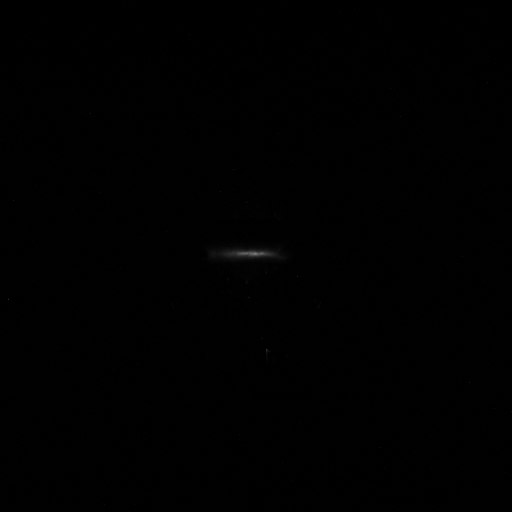
#> input picture mastu/Calibration/Calib_2024_Nov_04/Lights_TS/Camera_central.bmp, 1024 x 1024 px, found by its file name (shown at 1/2 size); the run also reads 2 pictures not shown here
$ jupyter execute --allow-errors LookingAtImages_with_vignetting.ipynb   (shell and % lines are left out)
#> lines starting #> are read from the running program, lines starting #| are printed output that depends on the picture; long printed decimals are rounded
[cell 1]
import cv2
import matplotlib.pyplot as plt
import numpy as np
from scipy.interpolate import interp1d
from scipy import optimize
from scipy.special import ndtr as norm_cdf

import xmltodict
import pandas as pd

[cell 2]
directory = '/home/sthoma/tokamak_inversion_routines/mastu/Calibration/Calib_2024_Nov_04/Lights_TS/'

[cell 3]
x = np.linspace(0, 1023, 1024)
y = np.linspace(0, 1023, 1024)
xgrid, ygrid = np.meshgrid(x, y)

#> (a cell that did not finish here is left out)

[cell 5]
### central view
imgA = cv2.imread(directory + 'Camera_central.bmp', cv2.IMREAD_UNCHANGED).T[:,::-1]
#> imgA: shape (1024, 1024); min 0, max 184, mean 0.4
print(imgA.min(), imgA.max())
#| 0 184
imgB = cv2.imread(directory + 'Camera_left_facing_right.bmp', cv2.IMREAD_UNCHANGED).T[:,::-1]
#> imgB: shape (1024, 1024); min 0, max 133, mean 0.4
print(imgB.min(), imgB.max())
#| 0 133
imgC = cv2.imread(directory + 'Camera_right_facing_left.bmp', cv2.IMREAD_UNCHANGED).T[:,::-1]
#> imgC: shape (1024, 1024); min 0, max 134, mean 0.5
print(imgC.min(), imgC.max())
#| 0 134

vmin = 0
vmax = 100

fig, ax = plt.subplots(1, 1, figsize=(3.5,3), dpi=150)
ims=ax.imshow(imgA, vmin=vmin, vmax=vmax, cmap=plt.cm.viridis)
fig.colorbar(ims, ax=ax, label='Count (arb)')
ax.set_xlabel('pixel #')
ax.set_ylabel('pixel #')

fig, ax = plt.subplots(1, 1, figsize=(3.5,3), dpi=150)
ims=ax.imshow(imgB, vmin=vmin, vmax=vmax, cmap=plt.cm.viridis)
fig.colorbar(ims, ax=ax, label='Count (arb)')
ax.set_xlabel('pixel #')
ax.set_ylabel('pixel #')

fig, ax = plt.subplots(1, 1, figsize=(3.5,3), dpi=150)
ims=ax.imshow(imgC, vmin=vmin, vmax=vmax, cmap=plt.cm.viridis)
fig.colorbar(ims, ax=ax, label='Count (arb)')
ax.set_xlabel('pixel #')
ax.set_ylabel('pixel #')

#> (the rest of this cell did not finish here and is left out)

[cell 6]
sumA = np.sum(imgA, axis=0)
#> sumA = 1024 values, max 8579 at index 516, min 116 at index 1019, mean 438.1
sumB = np.sum(imgB, axis=0)
#> sumB = 1024 values, max 6659 at index 511, min 147 at index 1017, mean 411.2
sumC = np.sum(imgC, axis=0)
#> sumC = 1024 values, max 9286 at index 524, min 304 at index 760, mean 546.2
indA = sumA.argmax()
#> indA = 516
indB = sumB.argmax()
#> indB = 511
indC = sumC.argmax()
#> indC = 524

fig, ax = plt.subplots(1, 1, figsize=(3.5,3), dpi=150)
ax.plot(x, sumA, c='C0', label='Central')
ax.plot(x[indA], sumA[indA], 'v', c='C0', mec='k', label=indA)
ax.plot(x, sumB, c='C1', label='Looking right')
ax.plot(x[indB], sumB[indB], 'v', c='C1', mec='k', label=indB)
ax.plot(x, sumC, c='C2', label='Looking left')
ax.plot(x[indC], sumC[indC], 'v', c='C2', mec='k', label=indC)
ax.legend(fancybox=1, framealpha=1, fontsize=8)
ax.set_xlabel('x pixel #')
ax.set_ylabel('sum counts (arb)')
ax.tick_params(axis="both", which='both', labelsize=9, direction='in',
          left=True, bottom=True, right=True, top=False)
ax.set_xlim([400,700])
plt.tight_layout()
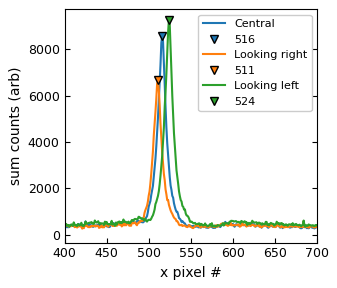
#> figure drawn by matplotlib, 1 panel; curve peaks at x = 516, y = 8579; curve peaks at x = 511, y = 6659

[cell 7]
def RMS(data, fit):
    return np.sqrt(np.mean((data - fit)**2))

[cell 8]
def gauss(x, A, x0, s, C):
    return A * np.exp(-0.5 * (x - x0)**2 / (2. * s**2)) + C

p0 = (140000., 520., 6., 600.)
sf = 2

poptA, pcovA = optimize.curve_fit(gauss, x, sumA, p0=p0)
#> poptA = [7235.1, 515.8, 4.32, 330]; pcovA = [[2290.3, 1.61e-06, -0.898, -11.74], [1.61e-06, 0.00217, -9.65e-10, -7.08e-11], [-0.898, -9.65e-10, 0.0011, -0.014], [-11.74, -7.08e-11, -0.014, 16.61]]
pcovA = np.sqrt(np.diag(pcovA))
#> pcovA = [47.86, 0.0466, 0.0331, 4.08]
dpA = sf - int(np.floor(np.log10(pcovA[1]))) - 1
#> dpA = 3
yA = gauss(x, *poptA)
#> yA = 1024 values, max 7559.3 at index 516, min 330 at index 0, mean 438.1
rmsA = RMS(sumA, yA)
#> rmsA = 128.1
poptB, pcovB = optimize.curve_fit(gauss, x, sumB, p0=p0)
#> poptB = [5585.8, 510.6, 4.28, 328.3]; pcovB = [[1318.3, 1.19e-06, -0.664, -6.7], [1.19e-06, 0.00206, -9.16e-10, -8.13e-11], [-0.664, -9.16e-10, 0.00104, -0.0103], [-6.7, -8.13e-11, -0.0103, 9.48]]
pcovB = np.sqrt(np.diag(pcovB))
#> pcovB = [36.31, 0.0454, 0.0323, 3.08]
dpB = sf - int(np.floor(np.log10(pcovB[1]))) - 1
#> dpB = 3
yB = gauss(x, *poptB)
#> yB = 1024 values, max 5901.6 at index 511, min 328.3 at index 0, mean 411.2
rmsB = RMS(sumB, yB)
#> rmsB = 96.78
poptC, pcovC = optimize.curve_fit(gauss, x, sumC, p0=p0)
#> poptC = [7753.7, 523.9, 4.24, 432.4]; pcovC = [[2240.3, 1.5e-06, -0.805, -11.27], [1.5e-06, 0.00178, -8.22e-10, -2.92e-11], [-0.805, -8.22e-10, 0.000899, -0.0123], [-11.27, -2.92e-11, -0.0123, 15.94]]
pcovC = np.sqrt(np.diag(pcovC))
#> pcovC = [47.33, 0.0422, 0.03, 3.99]
dpC = sf - int(np.floor(np.log10(pcovC[1]))) - 1
#> dpC = 3
yC = gauss(x, *poptC)
#> yC = 1024 values, max 8185.2 at index 524, min 432.4 at index 0, mean 546.2
rmsC = RMS(sumC, yC)
#> rmsC = 125.5

fig, ax = plt.subplots(1, 1, figsize=(3.5,3), dpi=150)
ax.plot(x, sumA, c='C0', label=f'Central, {rmsA:.0f}', zorder=1)
ax.plot(x, yA, '--', c='k', lw=0.8, zorder=2,
        label=f'{poptA[1]:.{dpA}f}$\\pm${pcovA[1]:.{dpA}f}')
ax.plot(x, sumB, c='C1', label=f'Looking right, {rmsB:.0f}', zorder=1)
ax.plot(x, yB, '--', c='k', lw=0.8, zorder=2,
        label=f'{poptB[1]:.{dpB}f}$\\pm${pcovB[1]:.{dpB}f}')
ax.plot(x, sumC, c='C2', label=f'Looking left, {rmsC:.0f}', zorder=1)
ax.plot(x, yC, '--', c='k', lw=0.8, zorder=2,
        label=f'{poptC[1]:.{dpC}f}$\\pm${pcovC[1]:.{dpC}f}')
ax.legend(fancybox=1, framealpha=1, fontsize=8)
ax.set_xlabel('x pixel #')
ax.set_ylabel('sum counts (arb)')
ax.tick_params(axis="both", which='both', labelsize=9, direction='in',
          left=True, bottom=True, right=True, top=False)
ax.set_xlim([450,750])
ax.title.set_text('Gaussian fit')
plt.tight_layout()
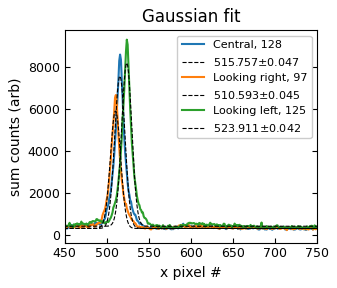
#> figure drawn by matplotlib, 1 panel; curve peaks at x = 516, y = 8579; curve peaks at x = 516, y = 7559.3; curve peaks at x = 511, y = 6659

[cell 9]
def lorentzian(x, A, x0, g, C):
    return A / (g * (1. + ((x - x0) / g)**2)) + C

p0 = (140000., 520., 65., 600.)
sf = 2

popt1, pcov1 = optimize.curve_fit(lorentzian, x, sumA, p0=p0)
#> popt1 = [-45618, 515.8, -5.58, 299.2]; pcov1 = [[40832, 2.15e-06, 4.99, 123.5], [2.15e-06, 0.00057, 8.51e-10, 2.46e-08], [4.99, 8.51e-10, 0.00118, 0.015], [123.5, 2.46e-08, 0.015, 5.61]]
pcov1 = np.sqrt(np.diag(pcov1))
#> pcov1 = [202.1, 0.0239, 0.0344, 2.37]
dp1 = sf - int(np.floor(np.log10(pcov1[1]))) - 1
#> dp1 = 3
y1 = lorentzian(x, *popt1)
#> y1 = 1024 values, max 8465.5 at index 516, min 300.1 at index 0, mean 438.1
rms1 = RMS(sumA, y1)
#> rms1 = 73.09
popt2, pcov2 = optimize.curve_fit(lorentzian, x, sumB, p0=p0)
#> popt2 = [35025.4, 510.6, 5.58, 304.4]; pcov2 = [[27914.2, -1.45e-06, 4.44, -84.45], [-1.45e-06, 0.000661, -9.11e-10, 8.88e-10], [4.44, -9.11e-10, 0.00137, -0.0134], [-84.45, 8.88e-10, -0.0134, 3.84]]
pcov2 = np.sqrt(np.diag(pcov2))
#> pcov2 = [167.1, 0.0257, 0.037, 1.96]
dp2 = sf - int(np.floor(np.log10(pcov2[1]))) - 1
#> dp2 = 3
y2 = lorentzian(x, *popt2)
#> y2 = 1024 values, max 6553.7 at index 511, min 305.2 at index 1023, mean 411.2
rms2 = RMS(sumB, y2)
#> rms2 = 60.46
popt3, pcov3 = optimize.curve_fit(lorentzian, x, sumC, p0=p0)
#> popt3 = [-47997.9, 524, -5.49, 399.9]; pcov3 = [[33085.7, 2.23e-06, 3.78, 100.1], [2.23e-06, 0.000405, 6.86e-10, 4.54e-08], [3.78, 6.86e-10, 0.000837, 0.0114], [100.1, 4.54e-08, 0.0114, 4.62]]
pcov3 = np.sqrt(np.diag(pcov3))
#> pcov3 = [181.9, 0.0201, 0.0289, 2.15]
dp3 = sf - int(np.floor(np.log10(pcov3[1]))) - 1
#> dp3 = 3
y3 = lorentzian(x, *popt3)
#> y3 = 1024 values, max 9140 at index 524, min 400.9 at index 0, mean 546.2
rms3 = RMS(sumC, y3)
#> rms3 = 66.37

fig, ax = plt.subplots(1, 1, figsize=(3.5,3), dpi=150)
ax.plot(x, sumA, c='C0', label=f'Central, {rms1:.0f}', zorder=1)
ax.plot(x, y1, '--', c='k', lw=0.8, zorder=2,
        label=f'{popt1[1]:.{dp1}f}$\\pm${pcov1[1]:.{dp1}f}')
ax.plot(x, sumB, c='C1', label=f'Looking right, {rms2:.0f}', zorder=1)
ax.plot(x, y2, '--', c='k', lw=0.8, zorder=2,
        label=f'{popt2[1]:.{dp2}f}$\\pm${pcov2[1]:.{dp2}f}')
ax.plot(x, sumC, c='C2', label=f'Looking left, {rms3:.0f}', zorder=1)
ax.plot(x, y3, '--', c='k', lw=0.8, zorder=2,
        label=f'{popt3[1]:.{dp3}f}$\\pm${pcov3[1]:.{dp3}f}')
ax.legend(fancybox=1, framealpha=1, fontsize=8)
ax.set_xlabel('x pixel #')
ax.set_ylabel('sum counts (arb)')
ax.tick_params(axis="both", which='both', labelsize=9, direction='in',
          left=True, bottom=True, right=True, top=False)
ax.set_xlim([450,750])
ax.title.set_text('Lorentzian fit')
plt.tight_layout()
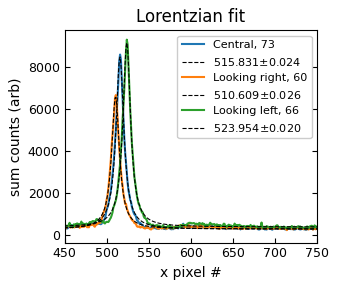
#> figure drawn by matplotlib, 1 panel; curve peaks at x = 516, y = 8579; curve peaks at x = 516, y = 8465.5; curve peaks at x = 511, y = 6659

[cell 10]
def voigt(x, A, x0, s, g, C):
    G = np.exp(-0.5 * (x - x0)**2 / (2. * s**2))
    L = g / (g**2 + (x - x0)**2)
    return A * G * L + C

p0 = (100000., 520., 5., 5., 600.)
sf = 2

poptalpha, pcovalpha = optimize.curve_fit(voigt, x, sumA, p0=p0)
#> poptalpha = [45618, 515.8, 5254.3, 5.58, 299.2]; pcovalpha = [[98477354.1, -47.48, 1.31e+13, -142.3, -17721611], [-47.48, 0.000594, -6315876.4, 7.1e-05, 8.55], [1.31e+13, -6315876.4, 1.74e+18, -19586221.3, -2.36e+12], [-142.3, 7.1e-05, -19586221.3, 0.0014, 26.49], [-17721611, 8.55, -2.36e+12, 26.49, 3190399.1]]
pcovalpha = np.sqrt(np.diag(pcovalpha))
#> pcovalpha = [9923.6, 0.0244, 1.32e+09, 0.0374, 1786.2]
dpalpha = sf - int(np.floor(np.log10(pcovalpha[1]))) - 1
#> dpalpha = 3
yalpha = voigt(x, *poptalpha)
#> yalpha has the same summary as y1
rmsalpha = RMS(sumA, yalpha)
#> rmsalpha = 73.09
poptbeta, pcovbeta = optimize.curve_fit(voigt, x, sumB, p0=p0)
#> poptbeta = [36561.9, 510.6, 18.74, 5.9, 316.4]; pcovbeta = [[70280, -3.3e-06, -207.9, 13.07, 20.61], [-3.3e-06, 0.000697, 8.17e-09, -1.31e-09, -1.47e-09], [-207.9, 8.17e-09, 1.21, -0.0421, -0.551], [13.07, -1.31e-09, -0.0421, 0.0032, 0.00861], [20.61, -1.47e-09, -0.551, 0.00861, 4.05]]
pcovbeta = np.sqrt(np.diag(pcovbeta))
#> pcovbeta = [265.1, 0.0264, 1.1, 0.0566, 2.01]
dpbeta = sf - int(np.floor(np.log10(pcovbeta[1]))) - 1
#> dpbeta = 3
ybeta = voigt(x, *poptbeta)
#> ybeta = 1024 values, max 6484.1 at index 511, min 316.4 at index 0, mean 411.2
rmsbeta = RMS(sumB, ybeta)
#> rmsbeta = 60.89
poptgamma, pcovgamma = optimize.curve_fit(voigt, x, sumC, p0=p0)
#> poptgamma = [49770.2, 524, 20.33, 5.76, 415.2]; pcovgamma = [[72501.9, -2.45e-06, -191.6, 9.63, 21.62], [-2.45e-06, 0.000409, 4.93e-09, -7.51e-10, -7.14e-10], [-191.6, 4.93e-09, 1.06, -0.0281, -0.592], [9.63, -7.51e-10, -0.0281, 0.00173, 0.00684], [21.62, -7.14e-10, -0.592, 0.00684, 4.74]]
pcovgamma = np.sqrt(np.diag(pcovgamma))
#> pcovgamma = [269.3, 0.0202, 1.03, 0.0416, 2.18]
dpgamma = sf - int(np.floor(np.log10(pcovgamma[1]))) - 1
#> dpgamma = 3
ygamma = voigt(x, *poptgamma)
#> ygamma = 1024 values, max 9050.4 at index 524, min 415.2 at index 0, mean 546.2
rmsgamma = RMS(sumC, ygamma)
#> rmsgamma = 65.55

fig, ax = plt.subplots(1, 1, figsize=(3.5,3), dpi=150)
ax.plot(x, sumA, c='C0', label=f'Central, {rmsalpha:.0f}', zorder=1)
ax.plot(x, yalpha, '--', c='k', lw=0.8, zorder=2,
        label=f'{poptalpha[1]:.{dpalpha}f}$\\pm${pcovalpha[1]:.{dpalpha}f}')
ax.plot(x, sumB, c='C1', label=f'Looking right, {rmsbeta:.0f}', zorder=1)
ax.plot(x, ybeta, '--', c='k', lw=0.8, zorder=2,
        label=f'{poptbeta[1]:.{dpbeta}f}$\\pm${pcovbeta[1]:.{dpbeta}f}')
ax.plot(x, sumC, c='C2', label=f'Looking left, {rmsgamma:.0f}', zorder=1)
ax.plot(x, ygamma, '--', c='k', lw=0.8, zorder=2,
        label=f'{poptgamma[1]:.{dpgamma}f}$\\pm${pcovgamma[1]:.{dpgamma}f}')
ax.legend(fancybox=1, framealpha=1, fontsize=8)
ax.set_xlabel('x pixel #')
ax.set_ylabel('sum counts (arb)')
ax.tick_params(axis="both", which='both', labelsize=9, direction='in',
          left=True, bottom=True, right=True, top=False)
ax.set_xlim([450,750])
ax.title.set_text('Voigt fit')
plt.tight_layout()
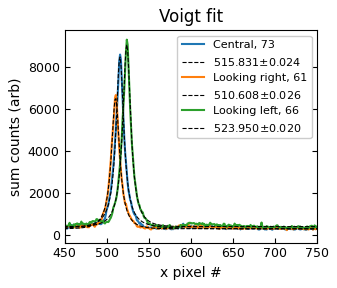
#> figure drawn by matplotlib, 1 panel; curve peaks at x = 516, y = 8579; curve peaks at x = 516, y = 8465.5; curve peaks at x = 511, y = 6659

[cell 11]
print(rmsA, rms1, rmsalpha)
#| 128.073 73.092 73.092
print(np.min([rmsA, rms1, rmsalpha]))
#| 73.092

[cell 12]
print(rmsB, rms2, rmsbeta)
#| 96.779 60.456 60.890
print(np.min([rmsB, rms2, rmsbeta]))
#| 60.456

[cell 13]
print(rmsC, rms3, rmsgamma)
#| 125.499 66.367 65.547
print(np.min([rmsC, rms3, rmsgamma]))
#| 65.547

[cell 14]
poptA[1], popt1[1], poptalpha[1]
#> Out = (515.8, 515.8, 515.8)

[cell 15]
poptB[1], popt2[1], poptbeta[1]
#> Out = (510.6, 510.6, 510.6)

[cell 16]
poptC[1], popt3[1], poptgamma[1]
#> Out = (523.9, 524, 524)
